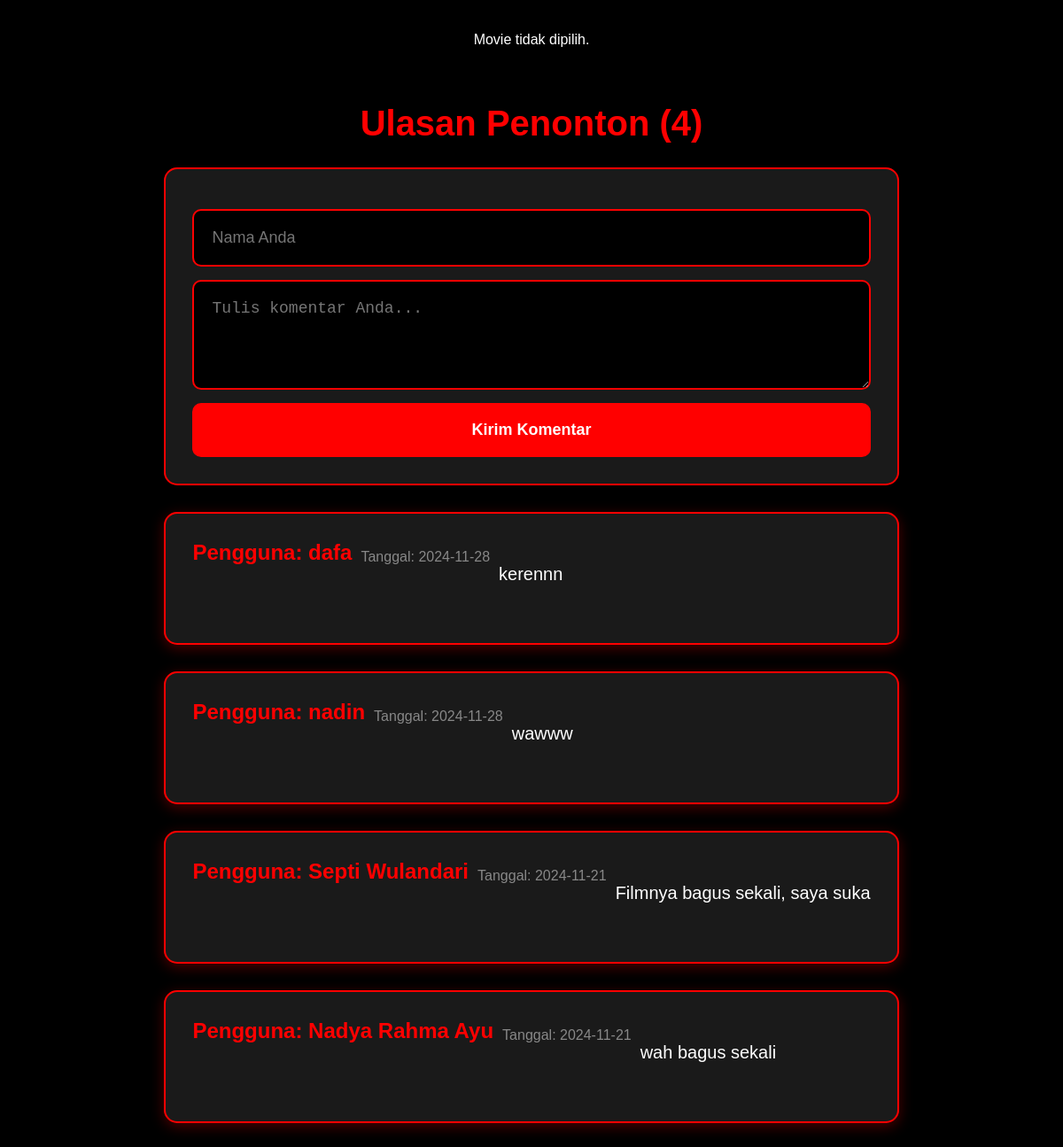
/netflik/mv.php, run on the app's committed database.
### tables this page shows
CREATE TABLE `reviews` (
  `id_review` int(11) NOT NULL,
  `username` varchar(255) DEFAULT NULL,
  `date` date DEFAULT NULL,
  `comment` text DEFAULT NULL
);

### netflik/review.php (the view, shortened to what this page needs)
<?php
include("db.php");
$query = "SELECT * FROM reviews ORDER BY date DESC";
$result = mysqli_query($dbb, $query);
?>
<!DOCTYPE html>
<html lang="en">
<head>
</head>
<body>
    <div class="reviews-container">
        <h1>Ulasan Penonton (<?php echo mysqli_num_rows($result); ?>)</h1>
        <div class="comment-box">
            <form id="commentForm" method="POST">
                <input type="text" name="username" placeholder="Nama Anda" required>
                <textarea name="comment" placeholder="Tulis komentar Anda..." required rows="4"></textarea>
                <button type="submit" onclick="return handleSubmit(event)">Kirim Komentar</button>
            </form>
        </div>
        <div id="commentsContainer">
            <?php while ($data = mysqli_fetch_array($result)): ?>
                <div class="movie-info">
                    <div class="username">Pengguna: <?php echo htmlspecialchars($data['username']); ?></div>
                    <div class="date">Tanggal: <?php echo htmlspecialchars($data['date']); ?></div>
                    <div class="comment"><?php echo nl2br(htmlspecialchars($data['comment'])); ?></div>
                </div>
            <?php endwhile; ?>
        </div>
    </div>
</body>
</html>

### netflik/mv.php (style rules this page uses)
body { margin: 0; padding: 0; font-family: Arial, sans-serif; background-color: #111; color: #fff; display: flex; flex-direction: column; align-items: center; }
.movie-info { margin-top: 30px; background-color: #222; padding: 20px; border-radius: 10px; box-shadow: 0 4px 10px rgba(255, 0, 0, 0.8); display: flex; }

### netflik/review.php (style rules this page uses)
body { font-family: Arial, sans-serif; background-color: #000000; color: #fff; padding: 20px; }
.reviews-container { max-width: 1200px; margin: 0 auto; padding: 20px; }
h1 { text-align: center; color: #ff0000; font-size: 2.5em; }
.comment-box { background-color: #1a1a1a; padding: 30px; border-radius: 15px; margin-bottom: 20px; border: 2px solid #ff0000; }
.comment-box input, .comment-box textarea { display: block; width: 100%; padding: 20px; margin: 15px 0; border: 2px solid #ff0000; border-radius: 10px; font-size: 18px; background-color: #000000; color: #fff; box-sizing: border-box; }
.comment-box button { width: 100%; padding: 20px; border: none; border-radius: 10px; background-color: #ff0000; color: #fff; font-weight: bold; cursor: pointer; font-size: 18px; transition: background-color 0.3s; }
.movie-info { background-color: #1a1a1a; padding: 30px; border-radius: 15px; margin-bottom: 30px; box-shadow: 0px 4px 15px rgba(255, 0, 0, 0.3); border: 2px solid #ff0000; }
.username { font-size: 24px; font-weight: bold; margin-bottom: 15px; color: #ff0000; }
.date { font-size: 16px; color: #888; margin-bottom: 15px; padding: 10px; }
.comment { font-size: 20px; margin-bottom: 10px; line-height: 3.8; }

### data on the page
reviews: username "dafa", date "2024-11-28", comment "kerennn"
reviews: username "nadin", date "2024-11-28", comment "wawww"
reviews: username "Septi Wulandari", date "2024-11-21", comment "Filmnya bagus sekali, saya suka"
reviews: username "Nadya Rahma Ayu", date "2024-11-21", comment "wah bagus sekali"

### other printed values
mysqli_num_rows($result) "4"
